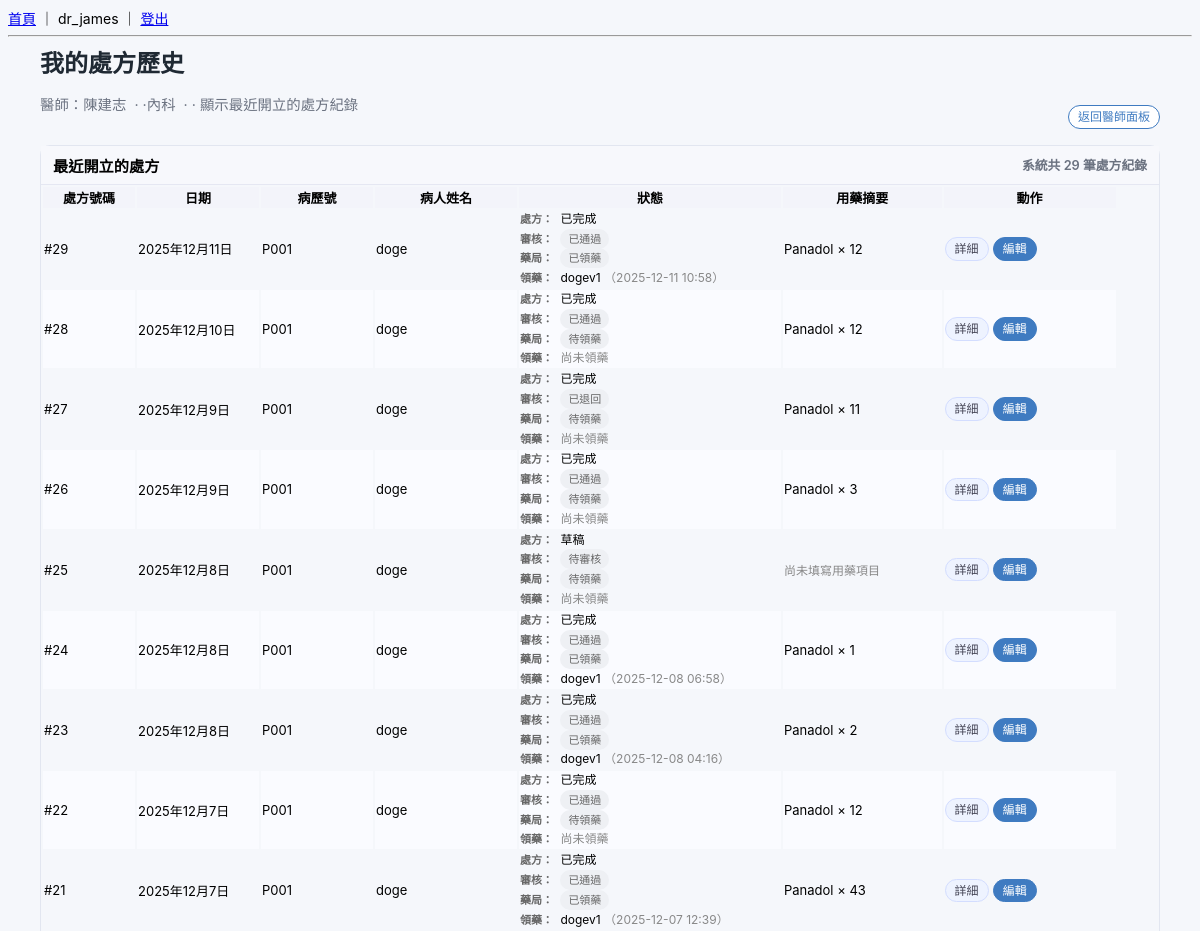
Page /prescriptions/doctor/history/ (signed in, upper part) on the earlier database version.
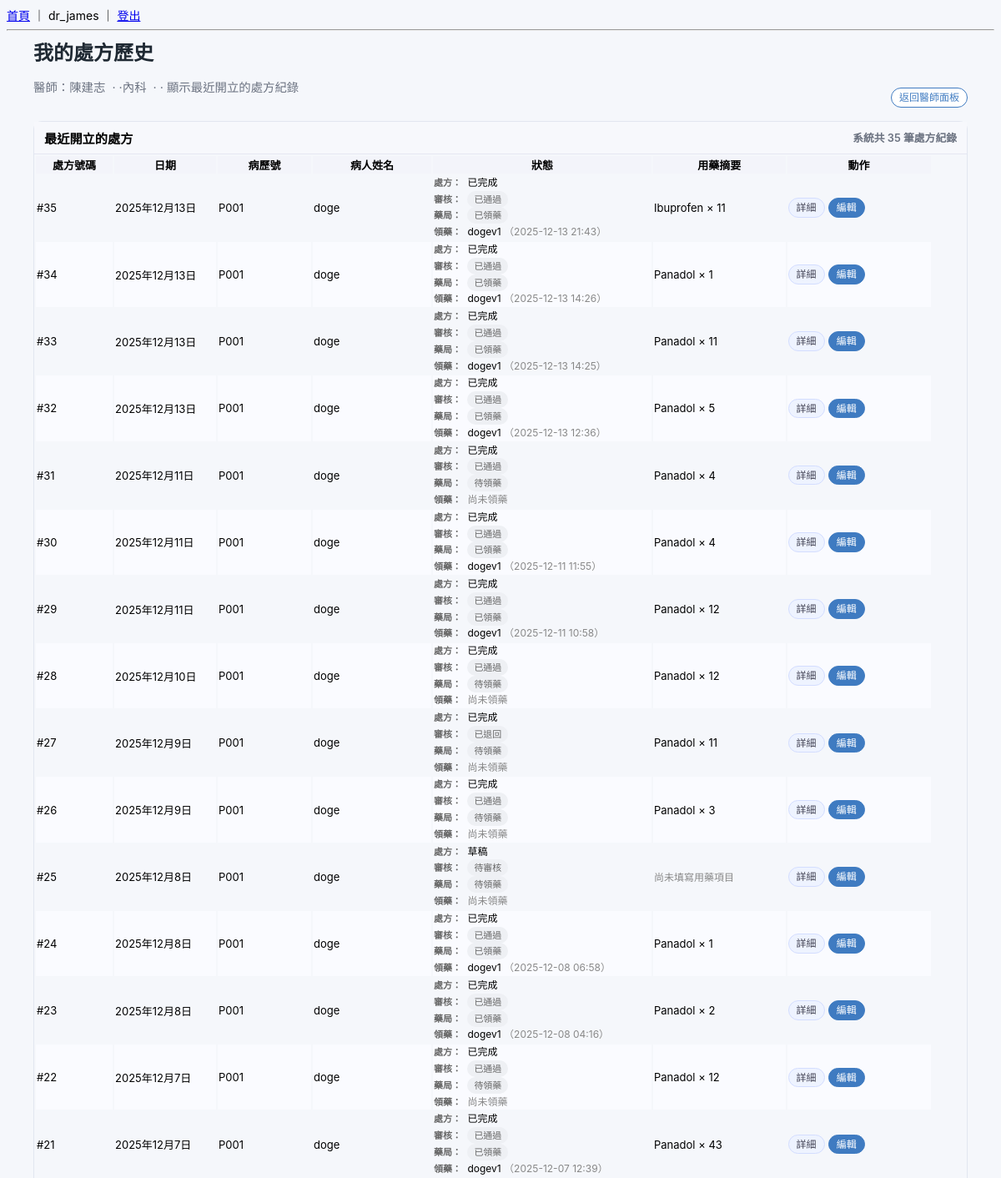
Same page on the later database version.
### prescriptions/models.py (models this page shows, shortened)
class Prescription(models.Model):
    STATUS_DRAFT = "draft"
    STATUS_FINAL = "final"
    STATUS_CHOICES = [
        (STATUS_DRAFT, "草稿"),
        (STATUS_FINAL, "已完成"),
    ]
    PHARMACY_PENDING   = "pending"    # 醫師已送出，等待領藥
    PHARMACY_DONE      = "done"       # 已領藥
    PHARMACY_CANCELLED = "cancelled"  # 退藥 / 作廢
    PHARMACY_STATUS_CHOICES = [
        (PHARMACY_PENDING,   "待領藥"),
        (PHARMACY_DONE,      "已領藥"),
        (PHARMACY_CANCELLED, "已作廢"),
    ]
    VERIFY_PENDING  = "pending"
    VERIFY_APPROVED = "approved"
    VERIFY_REJECTED = "rejected"
    VERIFY_QUERY    = "query"
    VERIFY_STATUS_CHOICES = [
        (VERIFY_PENDING,  "待審核"),
        (VERIFY_APPROVED, "已通過"),
        (VERIFY_REJECTED, "已退回"),
        (VERIFY_QUERY,    "需澄清"),
    ]
    patient = models.ForeignKey("patients.Patient", on_delete=models.PROTECT)
    doctor  = models.ForeignKey("doctors.Doctor", on_delete=models.PROTECT)
    date    = models.DateField(default=timezone.now)
    visit_ticket = models.OneToOneField(
        "queues.VisitTicket",
        on_delete=models.PROTECT,
        related_name="prescription",
        null=True,
        blank=True,
    )
    notes  = models.TextField(blank=True)
    status = models.CharField(
        max_length=20,
        choices=STATUS_CHOICES,
        default=STATUS_DRAFT,
    )
    pharmacy_status = models.CharField(
        max_length=20,
        choices=PHARMACY_STATUS_CHOICES,
        default=PHARMACY_PENDING,
    )
    dispensed_at = models.DateTimeField(null=True, blank=True)
    dispensed_by = models.ForeignKey(
        settings.AUTH_USER_MODEL,
        null=True,
        blank=True,
        on_delete=models.SET_NULL,
        related_name="dispensed_prescriptions",
        verbose_name="領藥藥師",
    )
    verify_status = models.CharField(
        "審核狀態",
        max_length=20,
        choices=VERIFY_STATUS_CHOICES,
        default=VERIFY_PENDING,
    )
    verify_note = models.TextField("審核意見", blank=True)
    verified_by = models.ForeignKey(
        settings.AUTH_USER_MODEL,
        null=True,
        blank=True,
        on_delete=models.SET_NULL,
        related_name="verified_prescriptions",
        verbose_name="審核藥師",
    )
    verified_at = models.DateTimeField("審核時間", null=True, blank=True)
    created_at = models.DateTimeField(auto_now_add=True)
    updated_at = models.DateTimeField(auto_now=True)

class PrescriptionItem(models.Model):
    prescription = models.ForeignKey(
        Prescription,
        on_delete=models.CASCADE,
        related_name="items",
    )
    drug = models.ForeignKey(
        Drug,
        on_delete=models.PROTECT,
        related_name="prescription_items",
    )
    quantity = models.PositiveIntegerField()
    usage = models.TextField(blank=True)
    days_supply = models.PositiveIntegerField("療程天數", default=7)
    treatment_days = models.PositiveIntegerField(
        "預計用藥天數",
        default=1,
        help_text="例如連續吃幾天：1、3、7...  ",
    )

### patients/models.py (models this page shows, shortened)
class Patient(models.Model):
    GENDER_MALE = "M"
    GENDER_FEMALE = "F"
    GENDER_OTHER = "O"
    GENDER_CHOICES = [
        (GENDER_MALE, "男"),
        (GENDER_FEMALE, "女"),
        (GENDER_OTHER, "其他 / 不透露"),
    ]
    BLOOD_A = "A"
    BLOOD_B = "B"
    BLOOD_AB = "AB"
    BLOOD_O = "O"
    BLOOD_UNKNOWN = "UNK"
    BLOOD_TYPE_CHOICES = [
        (BLOOD_A, "A 型"),
        (BLOOD_B, "B 型"),
        (BLOOD_AB, "AB 型"),
        (BLOOD_O, "O 型"),
        (BLOOD_UNKNOWN, "未知"),
    ]
    full_name = models.CharField("姓名", max_length=50)
    national_id = models.CharField("身分證", max_length=10, unique=True)
    nhi_no = models.CharField("健保卡號", max_length=20, blank=True)
    gender = models.CharField(
        "性別",
        max_length=1,
        choices=GENDER_CHOICES,
        blank=True,
    )
    birth_date = models.DateField("生日")
    blood_type = models.CharField(
        "血型",
        max_length=3,
        choices=BLOOD_TYPE_CHOICES,
        default=BLOOD_UNKNOWN,
        blank=True,
    )
    phone = models.CharField("電話", max_length=20, blank=True)
    email = models.EmailField("Email", max_length=100, blank=True)
    address = models.CharField("地址", max_length=200, blank=True)
    height_cm = models.PositiveIntegerField("身高（cm）", null=True, blank=True)
    weight_kg = models.DecimalField(
        "體重（kg）",
        max_digits=5,
        decimal_places=1,
        null=True,
        blank=True,
    )
    allergies = models.TextField(
        "過敏史",
        blank=True,
        help_text="例如：藥物過敏、食物過敏等",
    )
    chronic_diseases = models.TextField(
        "慢性疾病 / 重要病史",
        blank=True,
        help_text="例如：高血壓、糖尿病、心臟病等",
    )
    family_disease_notes = models.TextField(
    "家族病史",
    blank=True,
    null=True,
    help_text="例如：父母高血壓、糖尿病、遺傳疾病等",
    )
    other_risk_notes = models.TextField(
    "其他風險備註",
    blank=True,
    null=True,
    )
    emergency_contact_name = models.CharField("緊急聯絡人姓名", max_length=50, blank=True)
    emergency_contact_phone = models.CharField("緊急聯絡人電話", max_length=20, blank=True)
    emergency_contact_relation = models.CharField(
        "與病人關係",
        max_length=50,
        blank=True,
        help_text="例如：父、母、配偶、子女、朋友",
    )
    chart_no = models.CharField(
        "病歷號",
        max_length=20,
        unique=True,
        blank=True,
        editable=False,
    )
    note = models.TextField("其他備註", blank=True)
    created_at = models.DateTimeField("建立時間", auto_now_add=True)
    updated_at = models.DateTimeField("最後更新時間", auto_now=True)
    class Meta:
        verbose_name = "病人"
        verbose_name_plural = "病人"
        ordering = ["chart_no"]

### inventory/models.py (models this page shows, shortened)
class Drug(models.Model):
    code = models.CharField("藥品代碼", max_length=50, unique=True)
    name = models.CharField("藥品名稱", max_length=100)
    generic_name = models.CharField("學名 / 成分", max_length=100, blank=True)
    form = models.CharField("劑型", max_length=50, blank=True)
    strength = models.CharField("規格", max_length=50, blank=True)
    unit = models.CharField("單位", max_length=20, default="顆")
    stock_quantity = models.PositiveIntegerField("目前庫存量", default=0)
    reorder_level = models.PositiveIntegerField("安全存量", default=0)
    is_active = models.BooleanField("是否啟用", default=True)
    created_at = models.DateTimeField(auto_now_add=True)
    updated_at = models.DateTimeField(auto_now=True)
    unit_price = models.DecimalField("單價", max_digits=10, decimal_places=2, default=0)
    class Meta:
        verbose_name = "藥品"
        verbose_name_plural = "藥品"

### prescriptions/views.py (the view)
# urls.py: path("doctor/history/", views.doctor_prescription_list, name="doctor_prescription_list"),
@group_required("DOCTOR")
def doctor_prescription_list(request):
    doctor = Doctor.objects.filter(user=request.user).first()
    if not doctor:
        messages.error(request, "找不到對應的醫師資料 ，請聯絡系統管理員。")
        return redirect("index")
    prescriptions = (
        Prescription.objects
        .filter(doctor=doctor)
        .select_related("patient")
        .prefetch_related("items__drug")
        .order_by("-date", "-created_at")
    )
    context = {
        "doctor": doctor,
        "prescriptions": prescriptions,
    }
    return render(request, "prescriptions/doctor_prescription_list.html", context)

### common/utils.py (called while the page is built)
def group_required(group_name):
    def decorator(view_func):
        decorated_view_func = user_passes_test(
            lambda u: u.is_authenticated and u.groups.filter(name=group_name).exists()
        )(view_func)
        return decorated_view_func
    return decorator

### templates/prescriptions/doctor_prescription_list.html (shortened to what the changed rows need)
{% extends "base.html" %}
{% load static %}
{% block content %}
<div class="page-shell">
  <div class="page-header">
    <div>
      <h1 class="page-title">我的處方歷史</h1>
    </div>
  </div>
  {% if prescriptions %}
    <div class="card">
      <div class="card-header card-header-flex">
        <div class="card-title-sm">最近開立的處方</div>
        <div class="card-meta text-muted text-xs">
          系統共 {{ prescriptions|length }} 筆處方紀錄
        </div>
      </div>
      <div class="card-body">
        <div class="table-container">
          <table class="table table-hospital">
            <thead>
              <tr>
                <th style="width: 90px;">處方號碼</th>
                <th style="width: 120px;">日期</th>
                <th style="width: 110px;">病歷號</th>
                <th style="width: 140px;">病人姓名</th>
                <th style="width: 260px;">狀態</th>
                <th>用藥摘要</th>
                <th style="width: 170px;">動作</th>
              </tr>
            </thead>
            <tbody>
              {% for rx in prescriptions %}
                <tr>
                  <td>#{{ rx.id }}</td>
                  <td>{{ rx.date }}</td>
                  <td>{{ rx.patient.chart_no|default:rx.patient.id }}</td>
                  <td>{{ rx.patient.full_name }}</td>
                  <td>
                    <div class="text-xs status-block">
                      <div class="status-block-row">
                        <span class="status-label">處方：</span>
                        {{ rx.get_status_display|default:rx.status|default:"-" }}
                      </div>
                      <div class="status-block-row">
                        <span class="status-label">審核：</span>
                        {% if rx.verify_status %}
                          {% if rx.verify_status == "PENDING" %}
                            <span class="badge-status badge-status-warning">待審核</span>
                          {% elif rx.verify_status == "VERIFIED" %}
                            <span class="badge-status badge-status-success">已通過</span>
                          {% elif rx.verify_status == "REJECTED" %}
                            <span class="badge-status badge-status-danger">退回</span>
                          {% else %}
                            <span class="badge-status badge-status-muted">
                              {{ rx.get_verify_status_display|default:rx.verify_status }}
                            </span>
                          {% endif %}
                        {% else %}
                          <span class="text-muted-small">尚未審核</span>
                        {% endif %}
                      </div>
                      <div class="status-block-row">
                        <span class="status-label">藥局：</span>
                        {% if rx.pharmacy_status %}
                          {% if rx.pharmacy_status == "PENDING" %}
                            <span class="badge-status badge-status-warning">待調劑</span>
                          {% elif rx.pharmacy_status == "DISPENSED" %}
                            <span class="badge-status badge-status-success">已領藥</span>
                          {% else %}
                            <span class="badge-status badge-status-muted">
                              {{ rx.get_pharmacy_status_display|default:rx.pharmacy_status }}
                            </span>
                          {% endif %}
                        {% else %}
                          <span class="text-muted-small">-</span>
                        {% endif %}
                      </div>
                      <div class="status-block-row">
                        <span class="status-label">領藥：</span>
                        {% if rx.dispensed_by %}
                          {{ rx.dispensed_by.get_full_name|default:rx.dispensed_by.username }}
                          {% if rx.dispensed_at %}
                            <span class="text-muted-small">
                              （{{ rx.dispensed_at|date:"Y-m-d H:i" }}）
                            </span>
                          {% endif %}
                        {% else %}
                          <span class="text-muted-small">尚未領藥</span>
                        {% endif %}
                      </div>
                    </div>
                  </td>
                  <td>
                    {% with items=rx.items.all %}
                      {% if items %}
                        {% with first=items.0 %}
                          <div class="text-sm">
                            {{ first.drug.name }} × {{ first.quantity }}
                          </div>
                        {% endwith %}
                      {% else %}
                        <span class="text-muted-small">尚未填寫用藥項目</span>
                      {% endif %}
                    {% endwith %}
                  </td>
                  <td>
                    <div class="table-row-actions">
                      <a href="{% url 'prescriptions:prescription_detail' rx.id %}"
                        class="btn-hosp btn-hosp-soft btn-sm">
                        詳細
                      </a>
                      <a href="{% url 'prescriptions:edit_prescription' rx.id %}"
                        class="btn-hosp btn-hosp-main btn-sm">
                        編輯
                      </a>
                    </div>
                  </td>
                </tr>
              {% endfor %}
            </tbody>
          </table>
        </div>
      </div>
    </div>
  {% endif %}
</div>
{% endblock %}

Differences in the rows shown:
added Prescription: id "35", date "2025年12月13日", patient.chart_no "P001", patient.full_name "doge", status "已完成", verify_status "已通過", pharmacy_status "已領藥", dispensed_by.get_full_name "dogev1", dispensed_at "2025-12-13 21:43"
added PrescriptionItem: drug.name "Ibuprofen", quantity "11"
added Prescription: id "34", date "2025年12月13日", patient.chart_no "P001", patient.full_name "doge", status "已完成", verify_status "已通過", pharmacy_status "已領藥", dispensed_by.get_full_name "dogev1", dispensed_at "2025-12-13 14:26"
added PrescriptionItem: drug.name "Panadol", quantity "1"
added Prescription: id "33", date "2025年12月13日", patient.chart_no "P001", patient.full_name "doge", status "已完成", verify_status "已通過", pharmacy_status "已領藥", dispensed_by.get_full_name "dogev1", dispensed_at "2025-12-13 14:25"
added PrescriptionItem: drug.name "Panadol", quantity "11"
added Prescription: id "32", date "2025年12月13日", patient.chart_no "P001", patient.full_name "doge", status "已完成", verify_status "已通過", pharmacy_status "已領藥", dispensed_by.get_full_name "dogev1", dispensed_at "2025-12-13 12:36"
added PrescriptionItem: drug.name "Panadol", quantity "5"
added Prescription: id "31", date "2025年12月11日", patient.chart_no "P001", patient.full_name "doge", status "已完成", verify_status "已通過", pharmacy_status "待領藥", shows "尚未領藥"
added PrescriptionItem: drug.name "Panadol", quantity "4"
added Prescription: id "30", date "2025年12月11日", patient.chart_no "P001", patient.full_name "doge", status "已完成", verify_status "已通過", pharmacy_status "已領藥", dispensed_by.get_full_name "dogev1", dispensed_at "2025-12-11 11:55"
added PrescriptionItem: drug.name "Panadol", quantity "4"
Other differences:
{{ prescriptions|length }}: "29" → "35"
